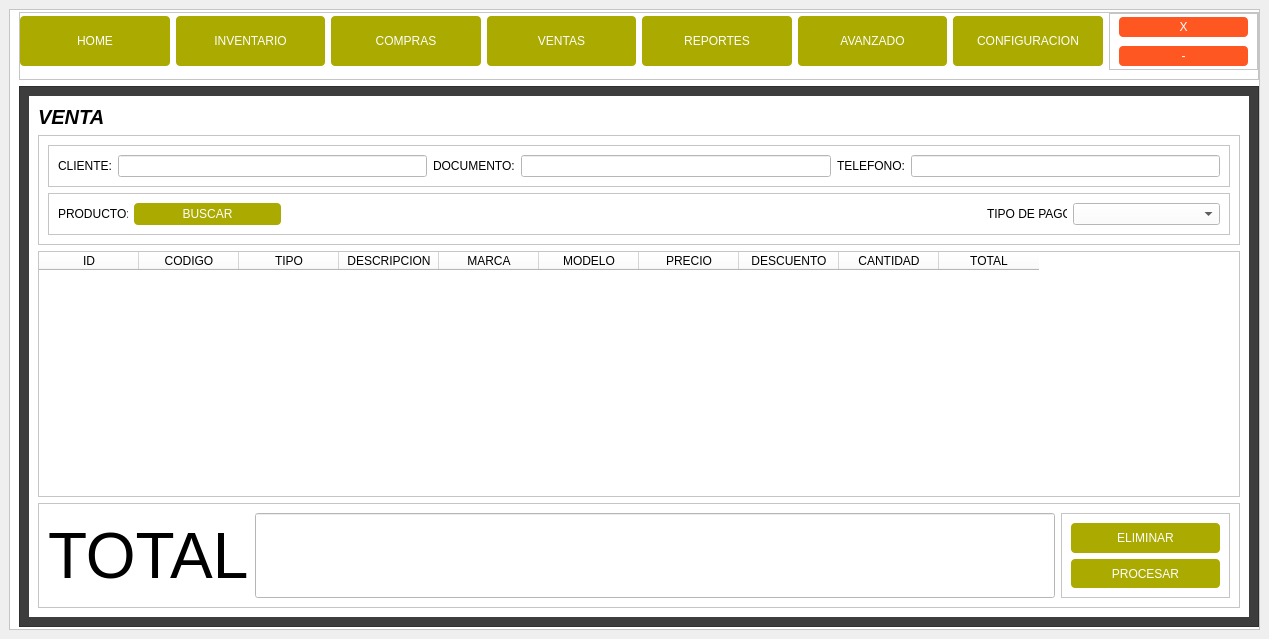
<?xml version="1.0" encoding="UTF-8"?>
<ui version="4.0">
 <class>principal_w</class>
 <widget class="QMainWindow" name="principal_w">
  <property name="geometry">
   <rect>
    <x>0</x>
    <y>0</y>
    <width>1269</width>
    <height>639</height>
   </rect>
  </property>
  <property name="windowTitle">
   <string>MainWindow</string>
  </property>
  <widget class="QWidget" name="centralwidget">
   <layout class="QVBoxLayout" name="verticalLayout">
    <item>
     <widget class="QFrame" name="frame">
      <property name="styleSheet">
       <string notr="true">background-color: rgb(255, 255, 255);</string>
      </property>
      <property name="frameShape">
       <enum>QFrame::StyledPanel</enum>
      </property>
      <property name="frameShadow">
       <enum>QFrame::Raised</enum>
      </property>
      <layout class="QVBoxLayout" name="verticalLayout_2" stretch="1,8">
       <property name="leftMargin">
        <number>9</number>
       </property>
       <property name="topMargin">
        <number>2</number>
       </property>
       <property name="rightMargin">
        <number>0</number>
       </property>
       <property name="bottomMargin">
        <number>2</number>
       </property>
       <item>
        <widget class="QFrame" name="titulos_button">
         <property name="minimumSize">
          <size>
           <width>0</width>
           <height>42</height>
          </size>
         </property>
         <property name="styleSheet">
          <string notr="true">QPushButton {
	background-color: rgb(170, 170, 0);
		border-radius: 4px;
		color: #fff;
}

QPushButton:hover {
 background-color: rgb(170, 170, 150);

}</string>
         </property>
         <property name="frameShape">
          <enum>QFrame::StyledPanel</enum>
         </property>
         <property name="frameShadow">
          <enum>QFrame::Raised</enum>
         </property>
         <layout class="QHBoxLayout" name="horizontalLayout">
          <property name="spacing">
           <number>6</number>
          </property>
          <property name="leftMargin">
           <number>0</number>
          </property>
          <property name="topMargin">
           <number>0</number>
          </property>
          <property name="rightMargin">
           <number>0</number>
          </property>
          <property name="bottomMargin">
           <number>9</number>
          </property>
          <item>
           <widget class="QPushButton" name="home_b">
            <property name="minimumSize">
             <size>
              <width>0</width>
              <height>50</height>
             </size>
            </property>
            <property name="text">
             <string>HOME</string>
            </property>
           </widget>
          </item>
          <item>
           <widget class="QPushButton" name="inventario_b">
            <property name="minimumSize">
             <size>
              <width>0</width>
              <height>50</height>
             </size>
            </property>
            <property name="text">
             <string>INVENTARIO</string>
            </property>
           </widget>
          </item>
          <item>
           <widget class="QPushButton" name="compras_b">
            <property name="minimumSize">
             <size>
              <width>0</width>
              <height>50</height>
             </size>
            </property>
            <property name="text">
             <string>COMPRAS</string>
            </property>
           </widget>
          </item>
          <item>
           <widget class="QPushButton" name="ventas_b">
            <property name="minimumSize">
             <size>
              <width>0</width>
              <height>50</height>
             </size>
            </property>
            <property name="text">
             <string>VENTAS</string>
            </property>
           </widget>
          </item>
          <item>
           <widget class="QPushButton" name="reportes_b">
            <property name="minimumSize">
             <size>
              <width>0</width>
              <height>50</height>
             </size>
            </property>
            <property name="text">
             <string>REPORTES</string>
            </property>
           </widget>
          </item>
          <item>
           <widget class="QPushButton" name="avanzado_b">
            <property name="minimumSize">
             <size>
              <width>0</width>
              <height>50</height>
             </size>
            </property>
            <property name="text">
             <string>AVANZADO</string>
            </property>
           </widget>
          </item>
          <item>
           <widget class="QPushButton" name="configuracion_b">
            <property name="minimumSize">
             <size>
              <width>0</width>
              <height>50</height>
             </size>
            </property>
            <property name="text">
             <string>CONFIGURACION</string>
            </property>
           </widget>
          </item>
          <item>
           <widget class="QFrame" name="op_ventana">
            <property name="minimumSize">
             <size>
              <width>0</width>
              <height>0</height>
             </size>
            </property>
            <property name="styleSheet">
             <string notr="true">QPushButton {
background-color: #ff5722;
		border-radius: 4px;
		color: #fff;
}

QPushButton:hover {
 background-color: rgb(170, 170, 150);
}</string>
            </property>
            <property name="frameShape">
             <enum>QFrame::StyledPanel</enum>
            </property>
            <property name="frameShadow">
             <enum>QFrame::Raised</enum>
            </property>
            <layout class="QVBoxLayout" name="verticalLayout_3">
             <property name="leftMargin">
              <number>9</number>
             </property>
             <property name="topMargin">
              <number>0</number>
             </property>
             <property name="bottomMargin">
              <number>0</number>
             </property>
             <item>
              <widget class="QPushButton" name="salir_b">
               <property name="minimumSize">
                <size>
                 <width>0</width>
                 <height>20</height>
                </size>
               </property>
               <property name="text">
                <string>X</string>
               </property>
              </widget>
             </item>
             <item>
              <widget class="QPushButton" name="minimizar_b">
               <property name="minimumSize">
                <size>
                 <width>0</width>
                 <height>20</height>
                </size>
               </property>
               <property name="text">
                <string>-</string>
               </property>
              </widget>
             </item>
            </layout>
           </widget>
          </item>
         </layout>
        </widget>
       </item>
       <item>
        <widget class="QFrame" name="contenido">
         <property name="styleSheet">
          <string notr="true">QFrame{
	background-color: rgb(61, 61, 61);
	color:rgb(0, 0, 0);
}


</string>
         </property>
         <property name="frameShape">
          <enum>QFrame::StyledPanel</enum>
         </property>
         <property name="frameShadow">
          <enum>QFrame::Raised</enum>
         </property>
         <layout class="QVBoxLayout" name="verticalLayout_4">
          <item>
           <widget class="QStackedWidget" name="paginas_forbutton">
            <property name="styleSheet">
             <string notr="true">background-color: rgb(255, 255, 255);</string>
            </property>
            <property name="currentIndex">
             <number>3</number>
            </property>
            <widget class="QWidget" name="compras_w">
             <layout class="QVBoxLayout" name="verticalLayout_5">
              <item>
               <widget class="QLabel" name="label">
                <property name="styleSheet">
                 <string notr="true">font: 8pt &quot;MS Sans Serif&quot;;</string>
                </property>
                <property name="text">
                 <string>&lt;html&gt;&lt;head/&gt;&lt;body&gt;&lt;p&gt;&lt;span style=&quot; font-size:12pt; font-weight:600;&quot;&gt;COMPRAS&lt;/span&gt;&lt;/p&gt;&lt;/body&gt;&lt;/html&gt;</string>
                </property>
                <property name="alignment">
                 <set>Qt::AlignCenter</set>
                </property>
               </widget>
              </item>
              <item>
               <widget class="QFrame" name="frame_2">
                <property name="frameShape">
                 <enum>QFrame::StyledPanel</enum>
                </property>
                <property name="frameShadow">
                 <enum>QFrame::Raised</enum>
                </property>
                <layout class="QHBoxLayout" name="horizontalLayout_2">
                 <item>
                  <widget class="QLabel" name="label_8">
                   <property name="maximumSize">
                    <size>
                     <width>70</width>
                     <height>16777215</height>
                    </size>
                   </property>
                   <property name="text">
                    <string>CATEGORIA:</string>
                   </property>
                  </widget>
                 </item>
                 <item>
                  <widget class="QComboBox" name="cbx_categoria_compras">
                   <property name="maximumSize">
                    <size>
                     <width>90</width>
                     <height>16777215</height>
                    </size>
                   </property>
                  </widget>
                 </item>
                 <item>
                  <widget class="QLabel" name="label_9">
                   <property name="maximumSize">
                    <size>
                     <width>50</width>
                     <height>16777215</height>
                    </size>
                   </property>
                   <property name="text">
                    <string>MARCA:</string>
                   </property>
                  </widget>
                 </item>
                 <item>
                  <widget class="QComboBox" name="cbx_marca_compras">
                   <property name="maximumSize">
                    <size>
                     <width>90</width>
                     <height>16777215</height>
                    </size>
                   </property>
                  </widget>
                 </item>
                 <item>
                  <widget class="QLabel" name="label_10">
                   <property name="maximumSize">
                    <size>
                     <width>55</width>
                     <height>16777215</height>
                    </size>
                   </property>
                   <property name="text">
                    <string>MODELO:</string>
                   </property>
                  </widget>
                 </item>
                 <item>
                  <widget class="QComboBox" name="cbx_modelo_compras">
                   <property name="maximumSize">
                    <size>
                     <width>90</width>
                     <height>16777215</height>
                    </size>
                   </property>
                  </widget>
                 </item>
                 <item>
                  <widget class="QLabel" name="label_3">
                   <property name="maximumSize">
                    <size>
                     <width>45</width>
                     <height>16777215</height>
                    </size>
                   </property>
                   <property name="text">
                    <string>FECHA:</string>
                   </property>
                  </widget>
                 </item>
                 <item>
                  <widget class="QDateEdit" name="fecha_inicio_buscar">
                   <property name="minimumDateTime">
                    <datetime>
                     <hour>0</hour>
                     <minute>0</minute>
                     <second>0</second>
                     <year>2023</year>
                     <month>1</month>
                     <day>1</day>
                    </datetime>
                   </property>
                  </widget>
                 </item>
                 <item>
                  <widget class="QDateEdit" name="fecha_final_buscar">
                   <property name="minimumDateTime">
                    <datetime>
                     <hour>0</hour>
                     <minute>0</minute>
                     <second>0</second>
                     <year>2023</year>
                     <month>1</month>
                     <day>1</day>
                    </datetime>
                   </property>
                  </widget>
                 </item>
                 <item>
                  <widget class="QPushButton" name="buscar_compras_button">
                   <property name="minimumSize">
                    <size>
                     <width>60</width>
                     <height>20</height>
                    </size>
                   </property>
                   <property name="styleSheet">
                    <string notr="true">QPushButton {
	background-color: rgb(170, 170, 0);
		border-radius: 4px;
		color: #fff;
}

QPushButton:hover {
 background-color: rgb(170, 170, 150);

}</string>
                   </property>
                   <property name="text">
                    <string>BUSCAR TOTAL</string>
                   </property>
                  </widget>
                 </item>
                 <item>
                  <widget class="QPushButton" name="buscar_compras_fecha">
                   <property name="minimumSize">
                    <size>
                     <width>60</width>
                     <height>20</height>
                    </size>
                   </property>
                   <property name="styleSheet">
                    <string notr="true">QPushButton {
	background-color: rgb(170, 170, 0);
		border-radius: 4px;
		color: #fff;
}

QPushButton:hover {
 background-color: rgb(170, 170, 150);

}</string>
                   </property>
                   <property name="text">
                    <string>FECHA</string>
                   </property>
                  </widget>
                 </item>
                 <item>
                  <widget class="QPushButton" name="buscar_compras_categoria">
                   <property name="minimumSize">
                    <size>
                     <width>60</width>
                     <height>20</height>
                    </size>
                   </property>
                   <property name="styleSheet">
                    <string notr="true">QPushButton {
	background-color: rgb(170, 170, 0);
		border-radius: 4px;
		color: #fff;
}

QPushButton:hover {
 background-color: rgb(170, 170, 150);

}</string>
                   </property>
                   <property name="text">
                    <string>CATEGORIA</string>
                   </property>
                  </widget>
                 </item>
                 <item>
                  <widget class="QPushButton" name="buscar_compras_marca">
                   <property name="minimumSize">
                    <size>
                     <width>60</width>
                     <height>20</height>
                    </size>
                   </property>
                   <property name="styleSheet">
                    <string notr="true">QPushButton {
	background-color: rgb(170, 170, 0);
		border-radius: 4px;
		color: #fff;
}

QPushButton:hover {
 background-color: rgb(170, 170, 150);

}</string>
                   </property>
                   <property name="text">
                    <string>MARCA</string>
                   </property>
                  </widget>
                 </item>
                 <item>
                  <widget class="QPushButton" name="actualizar_compras_button">
                   <property name="minimumSize">
                    <size>
                     <width>80</width>
                     <height>20</height>
                    </size>
                   </property>
                   <property name="styleSheet">
                    <string notr="true">QPushButton {
	background-color: rgb(170, 170, 0);
		border-radius: 4px;
		color: #fff;
}

QPushButton:hover {
 background-color: rgb(170, 170, 150);

}</string>
                   </property>
                   <property name="text">
                    <string>ACTUALIZAR</string>
                   </property>
                  </widget>
                 </item>
                 <item>
                  <widget class="QPushButton" name="registrar_producto_button">
                   <property name="minimumSize">
                    <size>
                     <width>115</width>
                     <height>20</height>
                    </size>
                   </property>
                   <property name="styleSheet">
                    <string notr="true">QPushButton {
	background-color: rgb(170, 170, 0);
		border-radius: 4px;
		color: #fff;
}

QPushButton:hover {
 background-color: rgb(170, 170, 150);

}</string>
                   </property>
                   <property name="text">
                    <string>REGISTRAR NUEVO</string>
                   </property>
                  </widget>
                 </item>
                </layout>
               </widget>
              </item>
              <item>
               <widget class="QTableWidget" name="compras_tabla">
                <property name="styleSheet">
                 <string notr="true">color:rgb(0, 0, 0)</string>
                </property>
                <property name="editTriggers">
                 <set>QAbstractItemView::NoEditTriggers</set>
                </property>
                <property name="selectionBehavior">
                 <enum>QAbstractItemView::SelectRows</enum>
                </property>
                <column>
                 <property name="text">
                  <string>ID</string>
                 </property>
                </column>
                <column>
                 <property name="text">
                  <string>Fecha</string>
                 </property>
                </column>
                <column>
                 <property name="text">
                  <string>Usuario</string>
                 </property>
                </column>
                <column>
                 <property name="text">
                  <string>Categoria</string>
                 </property>
                </column>
                <column>
                 <property name="text">
                  <string>Codigo</string>
                 </property>
                </column>
                <column>
                 <property name="text">
                  <string>Descripcion</string>
                 </property>
                </column>
                <column>
                 <property name="text">
                  <string>Marca</string>
                 </property>
                </column>
                <column>
                 <property name="text">
                  <string>Modelo</string>
                 </property>
                </column>
                <column>
                 <property name="text">
                  <string>Precio Compra</string>
                 </property>
                </column>
                <column>
                 <property name="text">
                  <string>Precio Venta</string>
                 </property>
                </column>
                <column>
                 <property name="text">
                  <string>Cantidad</string>
                 </property>
                </column>
                <column>
                 <property name="text">
                  <string>Total Compra</string>
                 </property>
                </column>
               </widget>
              </item>
             </layout>
            </widget>
            <widget class="QWidget" name="inventario_w">
             <layout class="QVBoxLayout" name="verticalLayout_6">
              <item>
               <widget class="QLabel" name="label_4">
                <property name="font">
                 <font>
                  <family>MS Sans Serif</family>
                  <pointsize>15</pointsize>
                  <weight>75</weight>
                  <italic>true</italic>
                  <bold>true</bold>
                 </font>
                </property>
                <property name="styleSheet">
                 <string notr="true"/>
                </property>
                <property name="text">
                 <string>INVENTARIO</string>
                </property>
               </widget>
              </item>
              <item>
               <widget class="QFrame" name="frame_3">
                <property name="styleSheet">
                 <string notr="true">color:rgb(0, 0, 0);</string>
                </property>
                <property name="frameShape">
                 <enum>QFrame::StyledPanel</enum>
                </property>
                <property name="frameShadow">
                 <enum>QFrame::Raised</enum>
                </property>
                <layout class="QHBoxLayout" name="horizontalLayout_3">
                 <item>
                  <widget class="QLabel" name="label_5">
                   <property name="maximumSize">
                    <size>
                     <width>70</width>
                     <height>16777215</height>
                    </size>
                   </property>
                   <property name="text">
                    <string>CATEGORIA:</string>
                   </property>
                  </widget>
                 </item>
                 <item>
                  <widget class="QComboBox" name="cbx_categoria_inventario"/>
                 </item>
                 <item>
                  <widget class="QLabel" name="label_6">
                   <property name="maximumSize">
                    <size>
                     <width>50</width>
                     <height>16777215</height>
                    </size>
                   </property>
                   <property name="text">
                    <string>MARCA:</string>
                   </property>
                  </widget>
                 </item>
                 <item>
                  <widget class="QComboBox" name="cbx_marca_inventario"/>
                 </item>
                 <item>
                  <widget class="QLabel" name="label_7">
                   <property name="maximumSize">
                    <size>
                     <width>55</width>
                     <height>16777215</height>
                    </size>
                   </property>
                   <property name="text">
                    <string>MODELO:</string>
                   </property>
                  </widget>
                 </item>
                 <item>
                  <widget class="QComboBox" name="cbx_modelo_inventario">
                   <property name="maximumSize">
                    <size>
                     <width>150</width>
                     <height>16777215</height>
                    </size>
                   </property>
                  </widget>
                 </item>
                 <item>
                  <spacer name="horizontalSpacer_2">
                   <property name="orientation">
                    <enum>Qt::Horizontal</enum>
                   </property>
                   <property name="sizeType">
                    <enum>QSizePolicy::Maximum</enum>
                   </property>
                   <property name="sizeHint" stdset="0">
                    <size>
                     <width>500</width>
                     <height>20</height>
                    </size>
                   </property>
                  </spacer>
                 </item>
                 <item>
                  <widget class="QPushButton" name="buscar_inventario_button">
                   <property name="minimumSize">
                    <size>
                     <width>0</width>
                     <height>20</height>
                    </size>
                   </property>
                   <property name="styleSheet">
                    <string notr="true">QPushButton {
	background-color: rgb(170, 170, 0);
		border-radius: 4px;
		color: #fff;
}

QPushButton:hover {
 background-color: rgb(170, 170, 150);

}</string>
                   </property>
                   <property name="text">
                    <string>BUSCAR</string>
                   </property>
                  </widget>
                 </item>
                </layout>
               </widget>
              </item>
              <item>
               <widget class="QFrame" name="frame_4">
                <property name="styleSheet">
                 <string notr="true">background-color: rgb(255, 255, 255);</string>
                </property>
                <property name="frameShape">
                 <enum>QFrame::StyledPanel</enum>
                </property>
                <property name="frameShadow">
                 <enum>QFrame::Raised</enum>
                </property>
                <layout class="QHBoxLayout" name="horizontalLayout_4">
                 <item>
                  <widget class="QTableWidget" name="inventario_tabla">
                   <property name="maximumSize">
                    <size>
                     <width>802</width>
                     <height>16777215</height>
                    </size>
                   </property>
                   <property name="styleSheet">
                    <string notr="true">color:rgb(0, 0, 0)</string>
                   </property>
                   <property name="editTriggers">
                    <set>QAbstractItemView::NoEditTriggers</set>
                   </property>
                   <property name="selectionBehavior">
                    <enum>QAbstractItemView::SelectRows</enum>
                   </property>
                   <column>
                    <property name="text">
                     <string>ID</string>
                    </property>
                   </column>
                   <column>
                    <property name="text">
                     <string>Codigo</string>
                    </property>
                   </column>
                   <column>
                    <property name="text">
                     <string>Descripcion</string>
                    </property>
                   </column>
                   <column>
                    <property name="text">
                     <string>Categoria</string>
                    </property>
                   </column>
                   <column>
                    <property name="text">
                     <string>Marca</string>
                    </property>
                   </column>
                   <column>
                    <property name="text">
                     <string>Modelo</string>
                    </property>
                   </column>
                   <column>
                    <property name="text">
                     <string>Precio Venta</string>
                    </property>
                   </column>
                   <column>
                    <property name="text">
                     <string>Stock</string>
                    </property>
                   </column>
                  </widget>
                 </item>
                 <item>
                  <widget class="QFrame" name="lado_derecho">
                   <property name="frameShape">
                    <enum>QFrame::StyledPanel</enum>
                   </property>
                   <property name="frameShadow">
                    <enum>QFrame::Raised</enum>
                   </property>
                   <widget class="QPushButton" name="btn_actualizar_inventario">
                    <property name="geometry">
                     <rect>
                      <x>110</x>
                      <y>20</y>
                      <width>151</width>
                      <height>23</height>
                     </rect>
                    </property>
                    <property name="styleSheet">
                     <string notr="true">QPushButton {
	background-color: rgb(170, 170, 0);
		border-radius: 4px;
		color: #fff;
}

QPushButton:hover {
 background-color: rgb(170, 170, 150);

}</string>
                    </property>
                    <property name="text">
                     <string>ACTUALIZAR</string>
                    </property>
                   </widget>
                  </widget>
                 </item>
                </layout>
               </widget>
              </item>
             </layout>
            </widget>
            <widget class="QWidget" name="home_w">
             <widget class="QFrame" name="frame_5">
              <property name="geometry">
               <rect>
                <x>10</x>
                <y>10</y>
                <width>400</width>
                <height>158</height>
               </rect>
              </property>
              <property name="minimumSize">
               <size>
                <width>400</width>
                <height>0</height>
               </size>
              </property>
              <property name="frameShape">
               <enum>QFrame::StyledPanel</enum>
              </property>
              <property name="frameShadow">
               <enum>QFrame::Raised</enum>
              </property>
              <layout class="QHBoxLayout" name="horizontalLayout_5">
               <item>
                <widget class="QFrame" name="frame_6">
                 <property name="minimumSize">
                  <size>
                   <width>20</width>
                   <height>0</height>
                  </size>
                 </property>
                 <property name="frameShape">
                  <enum>QFrame::StyledPanel</enum>
                 </property>
                 <property name="frameShadow">
                  <enum>QFrame::Raised</enum>
                 </property>
                 <layout class="QVBoxLayout" name="verticalLayout_7">
                  <item>
                   <widget class="QLabel" name="bienvenida">
                    <property name="styleSheet">
                     <string notr="true">font: 16pt &quot;MS Shell Dlg 2&quot;;
</string>
                    </property>
                    <property name="text">
                     <string>USER</string>
                    </property>
                   </widget>
                  </item>
                  <item>
                   <widget class="QLabel" name="bienvenida_2">
                    <property name="styleSheet">
                     <string notr="true">font: 16pt &quot;MS Shell Dlg 2&quot;;
</string>
                    </property>
                    <property name="text">
                     <string>CODIGO:</string>
                    </property>
                   </widget>
                  </item>
                  <item>
                   <widget class="QLabel" name="bienvenida_3">
                    <property name="styleSheet">
                     <string notr="true">font: 16pt &quot;MS Shell Dlg 2&quot;;
</string>
                    </property>
                    <property name="text">
                     <string>NOMBRE:</string>
                    </property>
                   </widget>
                  </item>
                  <item>
                   <widget class="QLabel" name="bienvenida_4">
                    <property name="styleSheet">
                     <string notr="true">font: 16pt &quot;MS Shell Dlg 2&quot;;
</string>
                    </property>
                    <property name="text">
                     <string>CARGO:</string>
                    </property>
                   </widget>
                  </item>
                 </layout>
                </widget>
               </item>
               <item>
                <widget class="QFrame" name="frame_7">
                 <property name="minimumSize">
                  <size>
                   <width>80</width>
                   <height>0</height>
                  </size>
                 </property>
                 <property name="frameShape">
                  <enum>QFrame::StyledPanel</enum>
                 </property>
                 <property name="frameShadow">
                  <enum>QFrame::Raised</enum>
                 </property>
                 <layout class="QVBoxLayout" name="verticalLayout_8">
                  <item>
                   <widget class="QLabel" name="user_text">
                    <property name="styleSheet">
                     <string notr="true">font: 16pt &quot;MS Shell Dlg 2&quot;;
</string>
                    </property>
                    <property name="text">
                     <string/>
                    </property>
                   </widget>
                  </item>
                  <item>
                   <widget class="QLabel" name="codigo_text">
                    <property name="styleSheet">
                     <string notr="true">font: 16pt &quot;MS Shell Dlg 2&quot;;
</string>
                    </property>
                    <property name="text">
                     <string/>
                    </property>
                   </widget>
                  </item>
                  <item>
                   <widget class="QLabel" name="nombre_text">
                    <property name="styleSheet">
                     <string notr="true">font: 16pt &quot;MS Shell Dlg 2&quot;;
</string>
                    </property>
                    <property name="text">
                     <string/>
                    </property>
                   </widget>
                  </item>
                  <item>
                   <widget class="QLabel" name="cargo_text">
                    <property name="styleSheet">
                     <string notr="true">font: 16pt &quot;MS Shell Dlg 2&quot;;
</string>
                    </property>
                    <property name="text">
                     <string/>
                    </property>
                   </widget>
                  </item>
                 </layout>
                </widget>
               </item>
              </layout>
             </widget>
            </widget>
            <widget class="QWidget" name="ventas_w">
             <property name="styleSheet">
              <string notr="true">QPushButton {
	background-color: rgb(170, 170, 0);
		border-radius: 4px;
		color: #fff;
}

QPushButton:hover {
 background-color: rgb(170, 170, 150);

}</string>
             </property>
             <layout class="QVBoxLayout" name="verticalLayout_11">
              <item>
               <widget class="QLabel" name="label_2">
                <property name="font">
                 <font>
                  <family>MS Sans Serif</family>
                  <pointsize>15</pointsize>
                  <weight>75</weight>
                  <italic>true</italic>
                  <bold>true</bold>
                 </font>
                </property>
                <property name="text">
                 <string>VENTA</string>
                </property>
               </widget>
              </item>
              <item>
               <widget class="QFrame" name="frame_8">
                <property name="frameShape">
                 <enum>QFrame::StyledPanel</enum>
                </property>
                <property name="frameShadow">
                 <enum>QFrame::Raised</enum>
                </property>
                <layout class="QVBoxLayout" name="verticalLayout_9">
                 <item>
                  <widget class="QFrame" name="frame_9">
                   <property name="frameShape">
                    <enum>QFrame::StyledPanel</enum>
                   </property>
                   <property name="frameShadow">
                    <enum>QFrame::Raised</enum>
                   </property>
                   <layout class="QHBoxLayout" name="horizontalLayout_6">
                    <item>
                     <widget class="QLabel" name="label_11">
                      <property name="text">
                       <string>CLIENTE:</string>
                      </property>
                     </widget>
                    </item>
                    <item>
                     <widget class="QLineEdit" name="cliente_venta"/>
                    </item>
                    <item>
                     <widget class="QLabel" name="label_12">
                      <property name="text">
                       <string>DOCUMENTO:</string>
                      </property>
                     </widget>
                    </item>
                    <item>
                     <widget class="QLineEdit" name="documento_venta"/>
                    </item>
                    <item>
                     <widget class="QLabel" name="label_13">
                      <property name="text">
                       <string>TELEFONO:</string>
                      </property>
                     </widget>
                    </item>
                    <item>
                     <widget class="QLineEdit" name="telf_venta"/>
                    </item>
                   </layout>
                  </widget>
                 </item>
                 <item>
                  <widget class="QFrame" name="frame_10">
                   <property name="frameShape">
                    <enum>QFrame::StyledPanel</enum>
                   </property>
                   <property name="frameShadow">
                    <enum>QFrame::Raised</enum>
                   </property>
                   <layout class="QHBoxLayout" name="horizontalLayout_7">
                    <item>
                     <widget class="QLabel" name="label_14">
                      <property name="maximumSize">
                       <size>
                        <width>70</width>
                        <height>16777215</height>
                       </size>
                      </property>
                      <property name="text">
                       <string>PRODUCTO:</string>
                      </property>
                     </widget>
                    </item>
                    <item>
                     <widget class="QPushButton" name="buscar_producto_venta">
                      <property name="maximumSize">
                       <size>
                        <width>16777215</width>
                        <height>40</height>
                       </size>
                      </property>
                      <property name="text">
                       <string>BUSCAR</string>
                      </property>
                     </widget>
                    </item>
                    <item>
                     <spacer name="horizontalSpacer">
                      <property name="orientation">
                       <enum>Qt::Horizontal</enum>
                      </property>
                      <property name="sizeType">
                       <enum>QSizePolicy::Minimum</enum>
                      </property>
                      <property name="sizeHint" stdset="0">
                       <size>
                        <width>700</width>
                        <height>20</height>
                       </size>
                      </property>
                     </spacer>
                    </item>
                    <item>
                     <widget class="QLabel" name="label_15">
                      <property name="maximumSize">
                       <size>
                        <width>80</width>
                        <height>16777215</height>
                       </size>
                      </property>
                      <property name="text">
                       <string>TIPO DE PAGO:</string>
                      </property>
                     </widget>
                    </item>
                    <item>
                     <widget class="QComboBox" name="comprobante_venta">
                      <property name="maximumSize">
                       <size>
                        <width>150</width>
                        <height>16777215</height>
                       </size>
                      </property>
                     </widget>
                    </item>
                   </layout>
                  </widget>
                 </item>
                </layout>
               </widget>
              </item>
              <item>
               <widget class="QTableWidget" name="tabla_venta">
                <property name="editTriggers">
                 <set>QAbstractItemView::NoEditTriggers</set>
                </property>
                <property name="selectionBehavior">
                 <enum>QAbstractItemView::SelectRows</enum>
                </property>
                <column>
                 <property name="text">
                  <string>ID</string>
                 </property>
                </column>
                <column>
                 <property name="text">
                  <string>CODIGO</string>
                 </property>
                </column>
                <column>
                 <property name="text">
                  <string>TIPO</string>
                 </property>
                </column>
                <column>
                 <property name="text">
                  <string>DESCRIPCION</string>
                 </property>
                </column>
                <column>
                 <property name="text">
                  <string>MARCA</string>
                 </property>
                </column>
                <column>
                 <property name="text">
                  <string>MODELO</string>
                 </property>
                </column>
                <column>
                 <property name="text">
                  <string>PRECIO</string>
                 </property>
                </column>
                <column>
                 <property name="text">
                  <string>DESCUENTO</string>
                 </property>
                </column>
                <column>
                 <property name="text">
                  <string>CANTIDAD</string>
                 </property>
                </column>
                <column>
                 <property name="text">
                  <string>TOTAL</string>
                 </property>
                </column>
               </widget>
              </item>
              <item>
               <widget class="QFrame" name="frame_11">
                <property name="frameShape">
                 <enum>QFrame::StyledPanel</enum>
                </property>
                <property name="frameShadow">
                 <enum>QFrame::Raised</enum>
                </property>
                <layout class="QHBoxLayout" name="horizontalLayout_8">
                 <item>
                  <widget class="QLabel" name="label_16">
                   <property name="font">
                    <font>
                     <pointsize>48</pointsize>
                    </font>
                   </property>
                   <property name="text">
                    <string>TOTAL</string>
                   </property>
                  </widget>
                 </item>
                 <item>
                  <widget class="QLineEdit" name="total_venta">
                   <property name="maximumSize">
                    <size>
                     <width>800</width>
                     <height>85</height>
                    </size>
                   </property>
                   <property name="font">
                    <font>
                     <family>Microsoft Yi Baiti</family>
                     <pointsize>48</pointsize>
                    </font>
                   </property>
                   <property name="text">
                    <string/>
                   </property>
                   <property name="readOnly">
                    <bool>true</bool>
                   </property>
                  </widget>
                 </item>
                 <item>
                  <widget class="QFrame" name="frame_12">
                   <property name="maximumSize">
                    <size>
                     <width>200</width>
                     <height>16777215</height>
                    </size>
                   </property>
                   <property name="frameShape">
                    <enum>QFrame::StyledPanel</enum>
                   </property>
                   <property name="frameShadow">
                    <enum>QFrame::Raised</enum>
                   </property>
                   <layout class="QVBoxLayout" name="verticalLayout_10">
                    <item>
                     <widget class="QPushButton" name="eliminar_producto_venta">
                      <property name="maximumSize">
                       <size>
                        <width>16777215</width>
                        <height>40</height>
                       </size>
                      </property>
                      <property name="text">
                       <string>ELIMINAR</string>
                      </property>
                     </widget>
                    </item>
                    <item>
                     <widget class="QPushButton" name="procesar_venta">
                      <property name="maximumSize">
                       <size>
                        <width>16777215</width>
                        <height>40</height>
                       </size>
                      </property>
                      <property name="text">
                       <string>PROCESAR</string>
                      </property>
                     </widget>
                    </item>
                   </layout>
                  </widget>
                 </item>
                </layout>
               </widget>
              </item>
             </layout>
            </widget>
            <widget class="QWidget" name="reportes_w"/>
            <widget class="QWidget" name="avanzado_w"/>
            <widget class="QWidget" name="configuracion_w"/>
           </widget>
          </item>
         </layout>
        </widget>
       </item>
      </layout>
     </widget>
    </item>
   </layout>
  </widget>
 </widget>
 <resources/>
 <connections/>
</ui>
